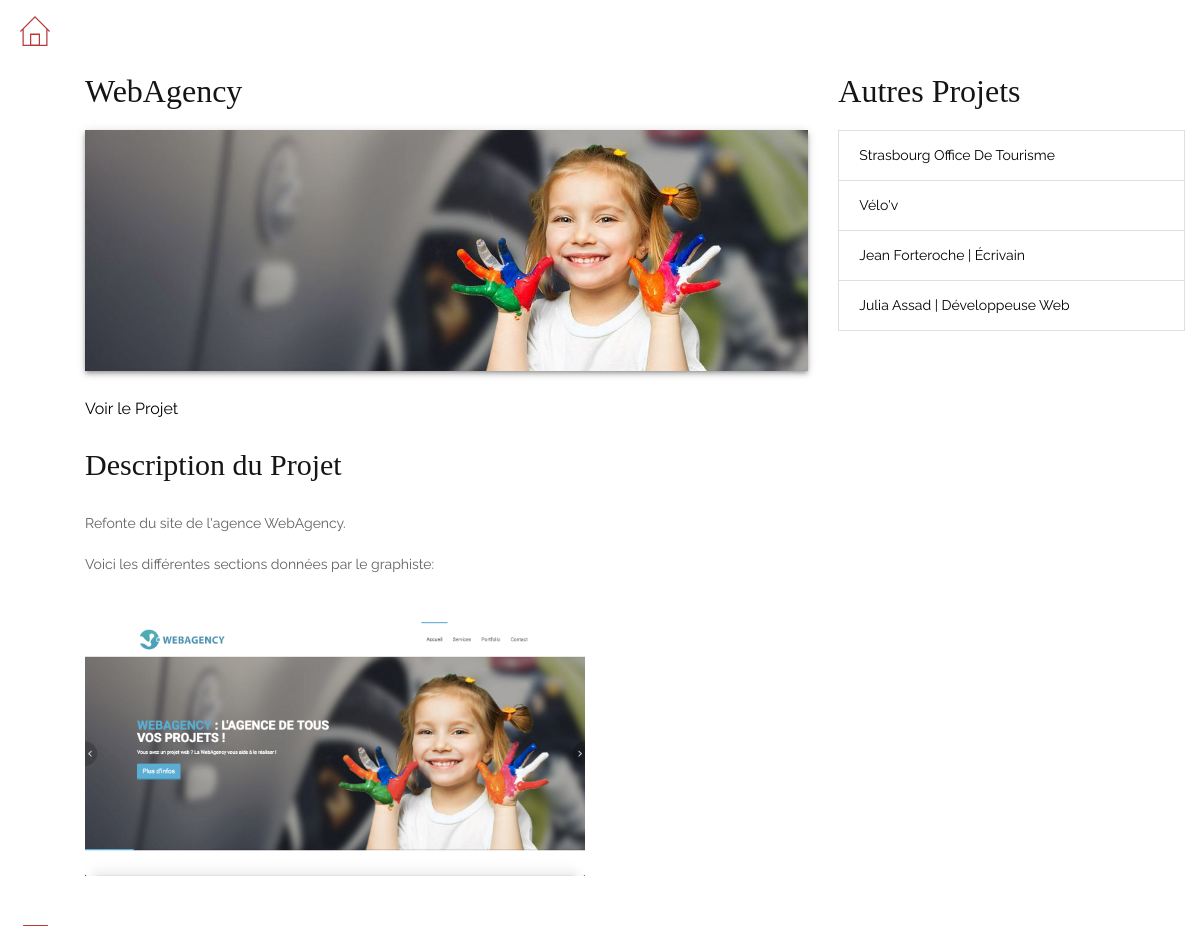
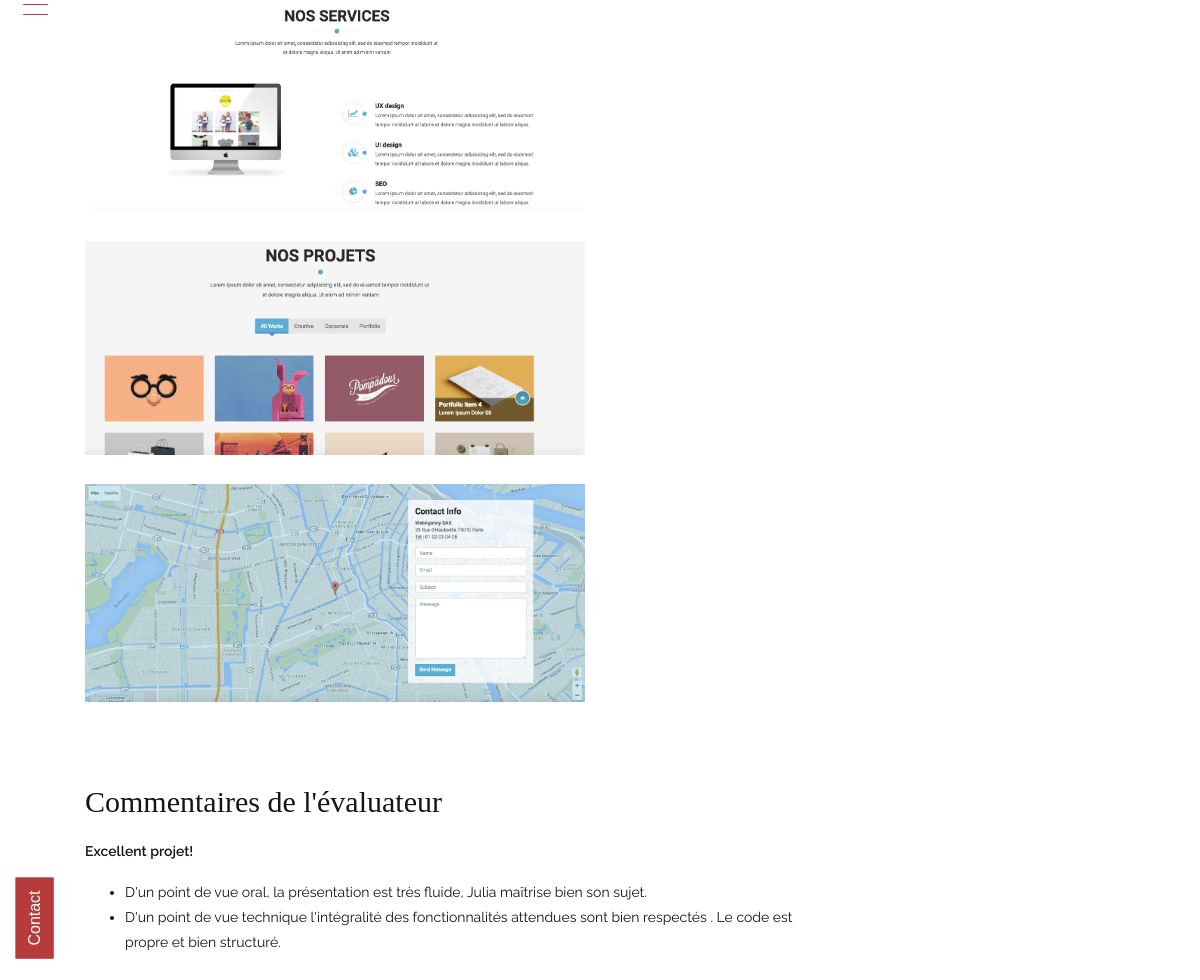
The page /Portfolio/webagency on the database as committed earlier (2 pictures, top to bottom).
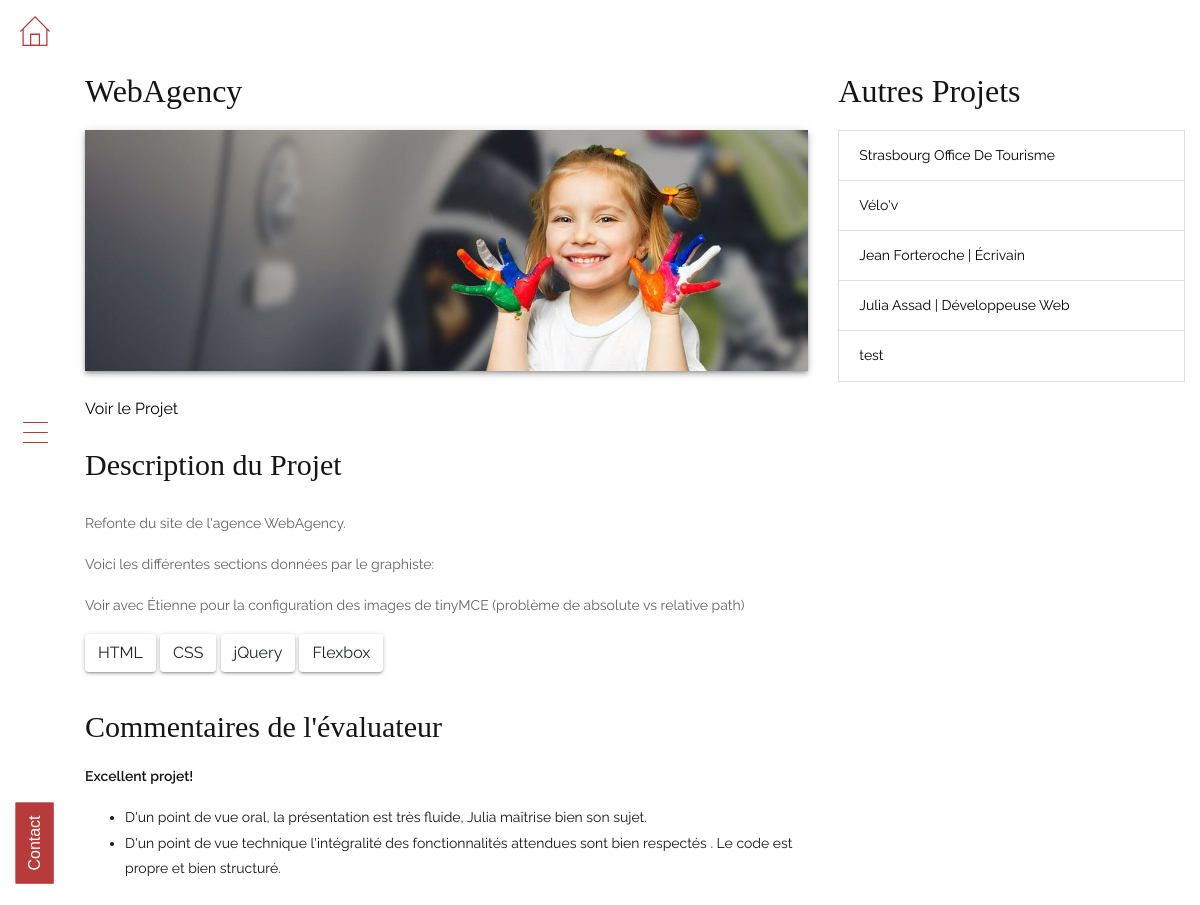
The same page on the database as committed later.
### tables this page shows
CREATE TABLE `projects` (
  `id` int(11) NOT NULL,
  `project_name` varchar(255) NOT NULL,
  `project_description` text NOT NULL,
  `project_sm_image` varchar(255) NOT NULL,
  `project_lg_image` varchar(255) NOT NULL,
  `project_url` varchar(255) NOT NULL,
  `project_comments` text NOT NULL,
  `project_slug` text NOT NULL
);

CREATE TABLE `project_categories` (
  `id` int(11) NOT NULL,
  `project_id` int(11) NOT NULL,
  `category_id` int(11) NOT NULL
);

CREATE TABLE `categories` (
  `category_id` int(11) NOT NULL,
  `category_name` varchar(255) NOT NULL,
  `category_type` varchar(255) NOT NULL,
  `category_name_slug` varchar(255) NOT NULL,
  `category_type_slug` varchar(255) NOT NULL
);

### app/libraries/Database.php (called while the page is built, shortened)
<?php
class Database
{
 private $host = DB_HOST;
 private $user = DB_USER;
 private $pass = DB_PASS;
 private $dbname = DB_NAME;
 private $dbh;
 private $stmt;
 public function __construct()
 {
  $dsn = 'mysql:host=' . $this->host . ';dbname=' . $this->dbname;
  $options = array(
   PDO::ATTR_PERSISTENT => true,
   PDO::ATTR_ERRMODE => PDO::ERRMODE_EXCEPTION,
  );
  try {
   $this->dbh = new PDO($dsn, $this->user, $this->pass, $options);
  } catch (PDOException $e) {
   $this->error = $e->getMessage();
   echo $this->error;
  }}
 public function query($sql)
 {
  $this->stmt = $this->dbh->prepare($sql);
 }
 public function bind($param, $value, $type = null)
 {
  if (is_null($type)) {
   switch (true) {
    default:
     $type = PDO::PARAM_STR;
   }
  }
  $this->stmt->bindValue($param, $value, $type);
 }
 public function execute()
 {
  return $this->stmt->execute();
 }
 public function resultSet()
 {
  $this->execute();
  return $this->stmt->fetchAll(PDO::FETCH_OBJ);
 }
 public function single()
 {
  $this->execute();
  return $this->stmt->fetch(PDO::FETCH_OBJ);
 }
}

### app/models/Projectmodel.php (called while the page is built, shortened)
<?php
class Projectmodel
{
    private $db;
    public function __construct()
    {
        $this->db = new Database;
    }
    public function getCategoriesByProjectSlug($slug)
    {
        $this->db->query('SELECT * FROM project_categories
        INNER JOIN projects on project_categories.project_id = projects.id
        INNER JOIN categories on categories.category_id = project_categories.category_id
        WHERE project_slug = :slug');
        $this->db->bind(':slug', $slug);
        $results = $this->db->resultSet();
        return $results;
    }
    public function getProjects()
    {
        $this->db->query('SELECT * FROM projects');
        $results = $this->db->resultSet();
        return $results;
    }
    public function getProjectBySlug($slug)
    {
        $this->db->query("SELECT * FROM projects WHERE project_slug = :slug");
        $this->db->bind(':slug', $slug);
        $row = $this->db->single();
        return $row;
    }
}

### app/libraries/Core.php (called while the page is built, shortened)
<?php
class Core
{
 protected $currentMethod = 'Index';
 public function __construct()
 {
  $url = $this->getUrl();
  if (file_exists('../app/controllers/' . ucwords($url[0]) . '.php')) {
   unset($url[0]);
  }
  $this->currentController = new $this->currentController;
  $this->params = $url ? array_values($url) : [];
  call_user_func_array([$this->currentController, $this->currentMethod], $this->params);
 }
 public function getUrl()
 {
  if (isset($_GET['url'])) {
   $url = rtrim($_GET['url'], '/');
   $url = filter_var($url, FILTER_SANITIZE_URL);
   $url = explode('/', $url);
   return $url;
  }
 }
}

### build/index.php (called while the page is built, shortened)
<?php
$init = new Core;

### app/views/front/pages/project.php (the view, shortened to what this page needs)
<?php require APPROOT . '/views/inc/header.php';?>
<?php require APPROOT . '/views/inc/sidenav.php';?>
<div id="main" class="main-container">
    <section class="single-project">
        <div class="container-fluid">
            <div class="row">
                <div class="col-md-8">
                    <h2 class="single-project--title">
                        <?php echo $data['project']->project_name;?>
                    </h2>
                    <div class="single-project--inner">
                        <div class="single-project--image">
                             <img class="img-fluid" srcset="<?php echo URLROOT;?>/uploads/<?php echo $data['project']->project_lg_image;?>" alt="" class="large-hero__image">
                        </div>
                        <div class="pointer py-4"><span class="lnr lnr-pointer-right"></span> <a href="<?php echo $data['project']->project_url;?>" target="blank">Voir le Projet</a></div>
                        <div class="single-project--description">
                            <h3 class="single-project--description--title pb-2">Description du Projet</h3>
                            <?php echo $data['project']->project_description;?>
                        </div>
                        <div class="single-project--languages-used mt-3">
                        <?php foreach($data['categories'] as $category):?>
                         <button class="btn"><?php echo $category->category_name;?></button>
                        <?php endforeach;?>
                        </div>
                    </div>
                    <div class="single-project--feedback my-4">
                            <h3>Commentaires de l'évaluateur</h3>
                            <?php echo $data['project']->project_comments;?>
                    </div>
                </div>
                <div class="col-md-4">
                    <h2 class="others-projects--title">Autres Projets</h2>
                    <ul class="list-group">
                        <?php foreach($data['projects'] as $project):?>
                        <?php if($data['project']->id != $project->id):?>
                        <li class="list-group-item rounded-0"><a href="<?php echo URLROOT;?>/Portfolio/<?php echo $project->project_slug;?>"><?php echo $project->project_name;?></a></li>
                        <?php endif;?>
                        <?php endforeach;?>
                    </ul>
                </div>
            </div>
        </div>
    </section>
</div>
<?php require APPROOT . '/views/inc/footer.php';?>

### app/controllers/Portfolio.php
<?php
class Portfolio extends Controller
{
    public function __construct()
    {
        $this->projectModel = $this->model('Projectmodel');
    }
    public function index($slug = null)
    {
        if (is_null($slug)) {
            $projects = $this->projectModel->getProjects();
            $data = [
                'projects' => $projects,
            ];
            $this->view('front/pages/projects', $data);
        } else {
            $projects = $this->projectModel->getProjects();
            $project = $this->projectModel->getprojectBySlug($slug);
            $categories = $this->projectModel->getCategoriesByProjectSlug($slug);
            $data = [
                'projects' => $projects,
                'project' => $project,
                'categories' => $categories
            ];
            if (!$project) {
                die("le projet n'existe pas");
            } else {
                $this->view('front/pages/project', $data);
            }
        }
    }
}

### app/libraries/Controller.php (shortened to what this page needs)
<?php
class Controller
{
 public function model($model)
 {
  return new $model();
 }
 public function view($view, $data = [])
 {
  if (file_exists('../app/views/' . $view . '.php')) {
   require_once '../app/views/' . $view . '.php';
  } else {
   die("View does not exist");
  }
 }
}

### app/views/inc/header.php (shortened to what this page needs)
<!DOCTYPE html>
<head>
  <link type="text/css" rel="stylesheet" href="css/normalize.min.css">
  <link rel="stylesheet" href="https://use.fontawesome.com/releases/v5.7.2/css/all.css">
  <link rel="stylesheet" href="https://cdn.linearicons.com/free/1.0.0/icon-font.min.css">
  <link type="text/css" rel="stylesheet" href="<?php echo URLROOT; ?>/css/style.css">
</head>
<body>

### app/views/inc/sidenav.php (shortened to what this page needs)
<div class="sidenav">
    <div class="home-icon">
        <a href="<?php echo URLROOT;?>"><img class="img-fluid" src="<?php echo URLROOT;?>/img/iconmonstr-home-thin.svg"
                alt=""></a>
    </div>
    <div id="btn-menu" class="btn-open">
        <button class="hamburger hamburger--collapse" type="button">
            <span class="hamburger-box">
                <span class="hamburger-inner"></span>
            </span>
        </button>
    </div>
    <a href="#contact" class="btn rounded-0 contact-button shadow-none">Contact</a>
</div>

### app/views/inc/footer.php (shortened to what this page needs)
</body>
</html>

Rows that differ between the two databases and show on the page:
changed projects "WebAgency": project_description "Refonte du site de l'agence WebAgency. Voici les différentes sections données par le graphiste:" → "…données par le graphiste: Voir avec Étienne pour la configuration des images de tinyMCE (problème de absolute vs relative path)"; project_description: picture removed
added project_categories: category.category_name "HTML"
added project_categories: category.category_name "CSS"
added project_categories: category.category_name "jQuery"
added project_categories: category.category_name "Flexbox"
added projects: project_name "test"
